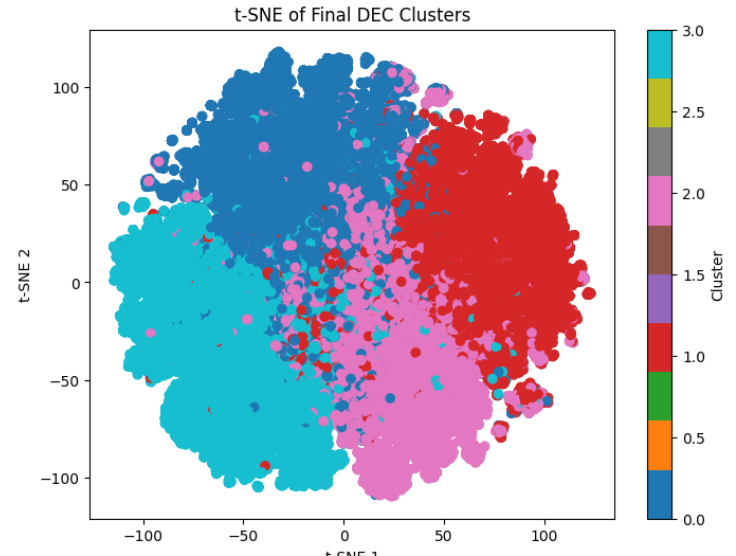

The script that drew this image:
import pandas as pd

splits = {
    'train': 'data/train-00000-of-00001.parquet',
    'test': 'data/test-00000-of-00001.parquet'
}

df = pd.read_parquet("hf://datasets/fancyzhx/ag_news/" + splits["train"])
texts = df['text'].tolist()


from sentence_transformers import SentenceTransformer

embedder = SentenceTransformer('all-MiniLM-L6-v2')
embeddings = embedder.encode(texts, batch_size=64, show_progress_bar=True)


import torch
import torch.nn as nn

class TextAutoencoder(nn.Module):
    def __init__(self, input_dim=384, latent_dim=64):
        super(TextAutoencoder, self).__init__()
        self.encoder = nn.Sequential(
            nn.Linear(input_dim, 256),
            nn.ReLU(),
            nn.Linear(256, latent_dim)
        )
        self.decoder = nn.Sequential(
            nn.Linear(latent_dim, 256),
            nn.ReLU(),
            nn.Linear(256, input_dim)
        )

    def forward(self, x):
        z = self.encoder(x)
        reconstructed = self.decoder(z)
        return reconstructed, z
    


from torch.utils.data import DataLoader, TensorDataset
import torch.optim as optim

device = torch.device("cuda" if torch.cuda.is_available() else "cpu")

X = torch.tensor(embeddings, dtype=torch.float32)
dataset = TensorDataset(X)
loader = DataLoader(dataset, batch_size=128, shuffle=True)

model = TextAutoencoder().to(device)
criterion = nn.MSELoss()
optimizer = optim.Adam(model.parameters(), lr=0.001)

epochs = 10
model.train()
for epoch in range(epochs):
    total_loss = 0
    for batch in loader:
        x_batch = batch[0].to(device)
        optimizer.zero_grad()
        reconstructed, _ = model(x_batch)
        loss = criterion(reconstructed, x_batch)
        loss.backward()
        optimizer.step()
        total_loss += loss.item()
    print(f"Epoch {epoch+1}, Loss: {total_loss:.4f}")



model.eval()
with torch.no_grad():
    _, latent_vectors = model(X.to(device))
    latent_vectors = latent_vectors.cpu().numpy()

from sklearn.cluster import KMeans
from sklearn.metrics import silhouette_score, davies_bouldin_score
from sklearn.manifold import TSNE
import matplotlib.pyplot as plt

kmeans = KMeans(n_clusters=4, random_state=42)
final_clusters = kmeans.fit_predict(latent_np)

score = silhouette_score(latent_np, final_clusters)
db_score = davies_bouldin_score(latent_np, final_clusters)
print("Silhouette Score:", score)
print(f"📉 Davies-Bouldin Index: {db_score:.4f}")

# Visualization using t-SNE
tsne = TSNE(n_components=2, random_state=42)
tsne_embeds = tsne.fit_transform(latent_np)

plt.figure(figsize=(8, 6))
scatter = plt.scatter(tsne_embeds[:, 0], tsne_embeds[:, 1], c=final_clusters, cmap='tab10')
plt.colorbar(scatter, label='Cluster')
plt.title("t-SNE of Final DEC Clusters")
plt.xlabel("t-SNE 1")
plt.ylabel("t-SNE 2")
plt.show()


# Silhouette Score: 0.059319388
# 📉 Davies-Bouldin Index: 3.6059
